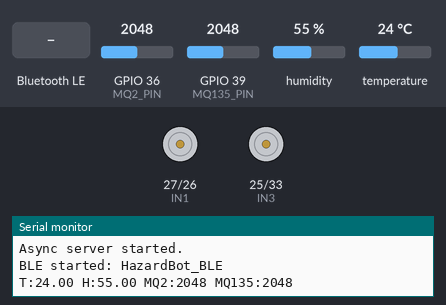
Simulated run of this sketch. Board: ESP32. On the bench: motor-driver pin pairs drawn as motors (green arrow = first pin HIGH = forward, orange = second pin HIGH = backward, longer = more drive, scaled by the enable pin), the last lines printed to the serial monitor. Inputs (shaded band) come from the test bench; at power-on: GPIO 36 (MQ2_PIN) = 2048, GPIO 39 (MQ135_PIN) = 2048, humidity 55 %, temperature 24 °C. WiFi joins after 1.5 s; servers stay silent unless stated; nothing arrives over Bluetooth unless stated; a phone connects over Bluetooth LE 3 s after start.

Above: at 3.1 s.
3.2 s: Bluetooth LE write "F" received
At 3.5 s:
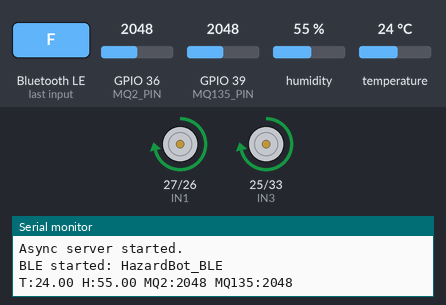
4.7 s: Bluetooth LE write "B" received
At 5.8 s:
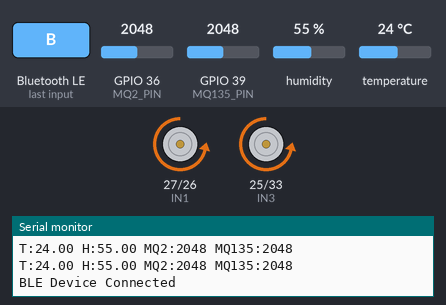
6.2 s: Bluetooth LE write "R" received
At 7.0 s:
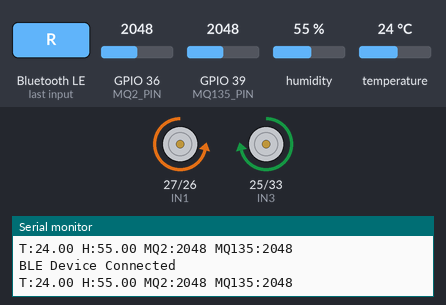
7.7 s: Bluetooth LE write "L" received
At 8.1 s:
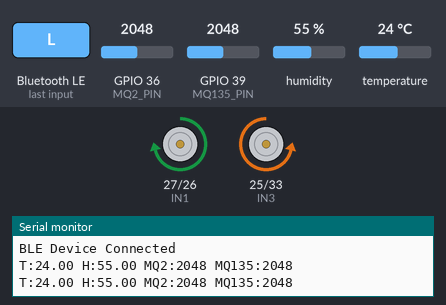
9.2 s: Bluetooth LE write "f" received
At 10.4 s:
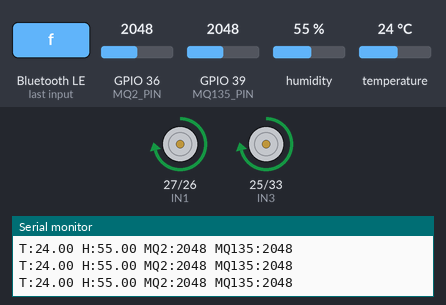
10.7 s: Bluetooth LE write "b" received
At 11.6 s:
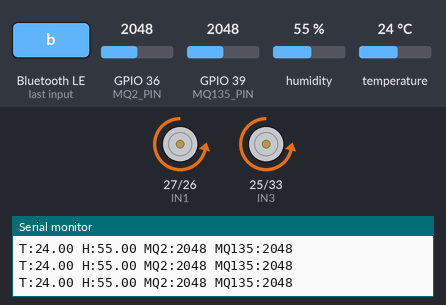
Timing chart, 0 to 13.2 s (numbered marks = the images above; inputs shaded):
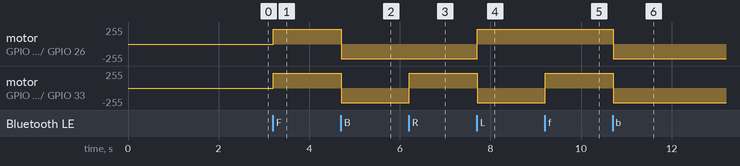

The sketch:

main.ino
```cpp
/*
 * ============================================
 * HazardBot — Stable Firmware v3.1 (FINAL)
 * BLE + WiFi Stable Control Edition + mDNS
 * ============================================
 */

#include <WiFi.h>
#include <ESPAsyncWebServer.h>
#include <ESPmDNS.h> // Required for hazardbot.local
#include "DHT.h"

#include <BLEDevice.h>
#include <BLEServer.h>
#include <BLEUtils.h>
#include <BLE2902.h>

// ── WiFi ────────────────────────────────────────
const char* ssid     = "3bood";
const char* password = "90908080";

// ── Async Web Server ────────────────────────────
AsyncWebServer server(80);

// ── BLE ─────────────────────────────────────────
BLEServer* pServer = NULL;
BLECharacteristic* pTxCharacteristic = NULL;

bool deviceConnected = false;
bool oldDeviceConnected = false;

#define SERVICE_UUID           "4fafc201-1fb5-459e-8fcc-c5c9c331914b"
#define CHARACTERISTIC_UUID_RX "8a6e9a08-3cf1-45a8-9d51-4e4f7a6f8b9e"
#define CHARACTERISTIC_UUID_TX "beb5483e-36e1-4688-b7f5-ea07361b26a8"

// ── Sensors ─────────────────────────────────────
#define DHTPIN   21
#define DHTTYPE  DHT11

DHT dht(DHTPIN, DHTTYPE);

#define MQ2_PIN   36
#define MQ135_PIN 39

// ── Motors ──────────────────────────────────────
#define IN1 27
#define IN2 26
#define IN3 25
#define IN4 33

#define ENA 14
#define ENB 13

#define MOTOR_SPEED 220

// ── Alert Thresholds (RECALIBRATED) ─────────────
const int MQ2_WARNING   = 150;  // Lowered for new 60 baseline
const int MQ2_DANGER    = 300;  // Lowered for new 60 baseline

const int MQ135_WARNING = 500;
const int MQ135_DANGER  = 650;

// ── State ───────────────────────────────────────
volatile float current_temp  = 0.0;
volatile float current_hum   = 0.0;

volatile int current_mq2     = 0;
volatile int current_mq135   = 0;

volatile int current_alert   = 0;

// ── Timers ──────────────────────────────────────
unsigned long lastSensorRead    = 0;
unsigned long lastWiFiCheck     = 0;
unsigned long lastCommandTime   = 0;

const long sensorInterval       = 2000;
const long wifiCheckInterval    = 5000;

// Anti-spam protection
const unsigned long commandCooldown = 120;

// ── Motor Functions ─────────────────────────────
void setupMotors() {

  pinMode(IN1, OUTPUT);
  pinMode(IN2, OUTPUT);
  pinMode(IN3, OUTPUT);
  pinMode(IN4, OUTPUT);

  ledcAttach(ENA, 5000, 8);
  ledcAttach(ENB, 5000, 8);

  ledcWrite(ENA, MOTOR_SPEED);
  ledcWrite(ENB, MOTOR_SPEED);
}

void moveForward() {
  digitalWrite(IN1, HIGH);
  digitalWrite(IN2, LOW);
  digitalWrite(IN3, HIGH);
  digitalWrite(IN4, LOW);
}

void moveBackward() {
  digitalWrite(IN1, LOW);
  digitalWrite(IN2, HIGH);
  digitalWrite(IN3, LOW);
  digitalWrite(IN4, HIGH);
}

// FIXED RIGHT (Kept from your calibration)
void turnRight() {
  digitalWrite(IN1, LOW);
  digitalWrite(IN2, HIGH);
  digitalWrite(IN3, HIGH);
  digitalWrite(IN4, LOW);
}

// FIXED LEFT (Kept from your calibration)
void turnLeft() {
  digitalWrite(IN1, HIGH);
  digitalWrite(IN2, LOW);
  digitalWrite(IN3, LOW);
  digitalWrite(IN4, HIGH);
}

void stopMotors() {
  digitalWrite(IN1, LOW);
  digitalWrite(IN2, LOW);
  digitalWrite(IN3, LOW);
  digitalWrite(IN4, LOW);
}

// ── Command Handler ─────────────────────────────
void executeCommand(char cmd) {

  // Prevent flooding / hallucination
  if (millis() - lastCommandTime < commandCooldown) {
    return;
  }

  lastCommandTime = millis();

  if (cmd == 'F' || cmd == 'f') {
    moveForward();
  }
  else if (cmd == 'B' || cmd == 'b') {
    moveBackward();
  }
  else if (cmd == 'R' || cmd == 'r') {
    turnRight();
  }
  else if (cmd == 'L' || cmd == 'l') {
    turnLeft();
  }
  else if (cmd == 'S' || cmd == 's') {
    stopMotors();
  }
}

// ── BLE Callbacks ───────────────────────────────
class MyServerCallbacks : public BLEServerCallbacks {

  void onConnect(BLEServer* s) {
    deviceConnected = true;
    Serial.println("BLE Device Connected");
  }

  void onDisconnect(BLEServer* s) {
    deviceConnected = false;
    Serial.println("BLE Device Disconnected");
  }
};

class MyCallbacks : public BLECharacteristicCallbacks {

  void onWrite(BLECharacteristic* c) {
    String v = c->getValue();
    if (v.length() > 0) {
      executeCommand(v[0]);
    }
  }
};

// ── Build JSON ──────────────────────────────────
String buildJSON() {

  return
    "{\"temp\":"  + String(current_temp, 1) +
    ",\"hum\":"   + String(current_hum, 1) +
    ",\"mq2\":"   + String(current_mq2) +
    ",\"mq135\":" + String(current_mq135) +
    ",\"alert\":" + String(current_alert) +
    "}";
}

// ── WiFi Reconnect ──────────────────────────────
void checkWiFi() {

  if (WiFi.status() != WL_CONNECTED) {
    Serial.println("WiFi lost — reconnecting...");
    WiFi.disconnect();
    WiFi.begin(ssid, password);

    int tries = 0;
    while (WiFi.status() != WL_CONNECTED && tries < 20) {
      delay(500);
      tries++;
      Serial.print(".");
    }

    if (WiFi.status() == WL_CONNECTED) {
      Serial.print("\nReconnected: ");
      Serial.println(WiFi.localIP());
    }
  }
}

// ── Setup ───────────────────────────────────────
void setup() {

  Serial.begin(115200);

  setupMotors();
  stopMotors();

  dht.begin();

  // ── WiFi ────────────────────────────────────
  WiFi.setAutoReconnect(true);
  WiFi.persistent(false);
  WiFi.begin(ssid, password);

  Serial.print("Connecting to WiFi");

  while (WiFi.status() != WL_CONNECTED) {
    delay(500);
    Serial.print(".");
  }

  Serial.print("\nIP: ");
  Serial.println(WiFi.localIP());

  // ── Start mDNS (Fixes Dynamic IP Issue) ─────
  if (!MDNS.begin("hazardbot")) {
    Serial.println("Error setting up MDNS responder!");
  } else {
    Serial.println("mDNS responder started. Connect to http://hazardbot.local");
  }

  // ── Web Server Routes ───────────────────────
  server.on("/data", HTTP_GET, [](AsyncWebServerRequest* req) {
    req->send(200, "application/json", buildJSON());
  });

  server.on("/cmd", HTTP_GET, [](AsyncWebServerRequest* req) {
    if (req->hasParam("val")) {
      String val = req->getParam("val")->value();
      if (val.length() > 0) {
        executeCommand(val[0]);
      }
    }
    req->send(200, "application/json", buildJSON());
  });

  // ── CORS ────────────────────────────────────
  DefaultHeaders::Instance().addHeader("Access-Control-Allow-Origin", "*");
  DefaultHeaders::Instance().addHeader("Access-Control-Allow-Methods", "GET");

  server.begin();

  Serial.println("Async server started.");

  // ── BLE Stabilization ───────────────────────
  btStop();
  delay(200);
  btStart();
  delay(200);

  // ── BLE Setup ───────────────────────────────
  BLEDevice::init("HazardBot_BLE");

  pServer = BLEDevice::createServer();
  pServer->setCallbacks(new MyServerCallbacks());

  BLEService* svc = pServer->createService(SERVICE_UUID);

  pTxCharacteristic = svc->createCharacteristic(
    CHARACTERISTIC_UUID_TX,
    BLECharacteristic::PROPERTY_NOTIFY
  );

  pTxCharacteristic->addDescriptor(new BLE2902());

  BLECharacteristic* rxChar = svc->createCharacteristic(
    CHARACTERISTIC_UUID_RX,
    BLECharacteristic::PROPERTY_WRITE
  );

  rxChar->setCallbacks(new MyCallbacks());

  svc->start();
  pServer->getAdvertising()->start();

  Serial.println("BLE started: HazardBot_BLE");
}

// ── Loop ────────────────────────────────────────
void loop() {

  unsigned long now = millis();

  // ── Sensor Reading ──────────────────────────
  if (now - lastSensorRead >= sensorInterval) {

    lastSensorRead = now;

    float h = dht.readHumidity();
    float t = dht.readTemperature();

    if (!isnan(h) && !isnan(t)) {
      current_hum  = h;
      current_temp = t;
    }

    current_mq2   = analogRead(MQ2_PIN);
    current_mq135 = analogRead(MQ135_PIN);

    current_alert =
      (current_mq2 >= MQ2_DANGER || current_mq135 >= MQ135_DANGER) ? 2 :
      (current_mq2 >= MQ2_WARNING || current_mq135 >= MQ135_WARNING) ? 1 : 0;

    // ── BLE Notify ────────────────────────────
    if (deviceConnected) {

      String payload =
        "Gas:" + String(current_mq2) +
        "|Air:" + String(current_mq135) +
        "|T:" + String(current_temp, 1) +
        "|H:" + String(current_hum, 1) +
        "|A:" + String(current_alert);

      pTxCharacteristic->setValue(payload.c_str());
      pTxCharacteristic->notify();
    }

    Serial.print("T:");
    Serial.print(current_temp);

    Serial.print(" H:");
    Serial.print(current_hum);

    Serial.print(" MQ2:");
    Serial.print(current_mq2);

    Serial.print(" MQ135:");
    Serial.println(current_mq135);
  }

  // ── WiFi Watchdog ───────────────────────────
  if (now - lastWiFiCheck >= wifiCheckInterval) {
    lastWiFiCheck = now;
    checkWiFi();
  }

  // ── BLE Reconnect ───────────────────────────
  if (!deviceConnected && oldDeviceConnected) {
    delay(500);
    pServer->startAdvertising();
    oldDeviceConnected = false;
  }

  if (deviceConnected && !oldDeviceConnected) {
    oldDeviceConnected = true;
  }
}
```

Measured:
- after the input at 3.2 s, motor on GPIO 27 (IN1) / GPIO 26 (IN2), motor on GPIO 25 (IN3) / GPIO 33 (IN4): stopped → forward 219/255 at once
- after the input at 4.7 s, motor on GPIO 27 (IN1) / GPIO 26 (IN2), motor on GPIO 25 (IN3) / GPIO 33 (IN4): forward 219/255 → backward 219/255 at once
- after the input at 6.2 s, motor on GPIO 25 (IN3) / GPIO 33 (IN4): backward 219/255 → forward 219/255 at once
- after the input at 7.7 s, motor on GPIO 27 (IN1) / GPIO 26 (IN2): backward 219/255 → forward 219/255 at once; motor on GPIO 25 (IN3) / GPIO 33 (IN4): forward 219/255 → backward 219/255 at once
- after the input at 9.2 s, motor on GPIO 25 (IN3) / GPIO 33 (IN4): backward 219/255 → forward 219/255 at once
- after the input at 10.7 s, motor on GPIO 27 (IN1) / GPIO 26 (IN2), motor on GPIO 25 (IN3) / GPIO 33 (IN4): forward 219/255 → backward 219/255 at once
